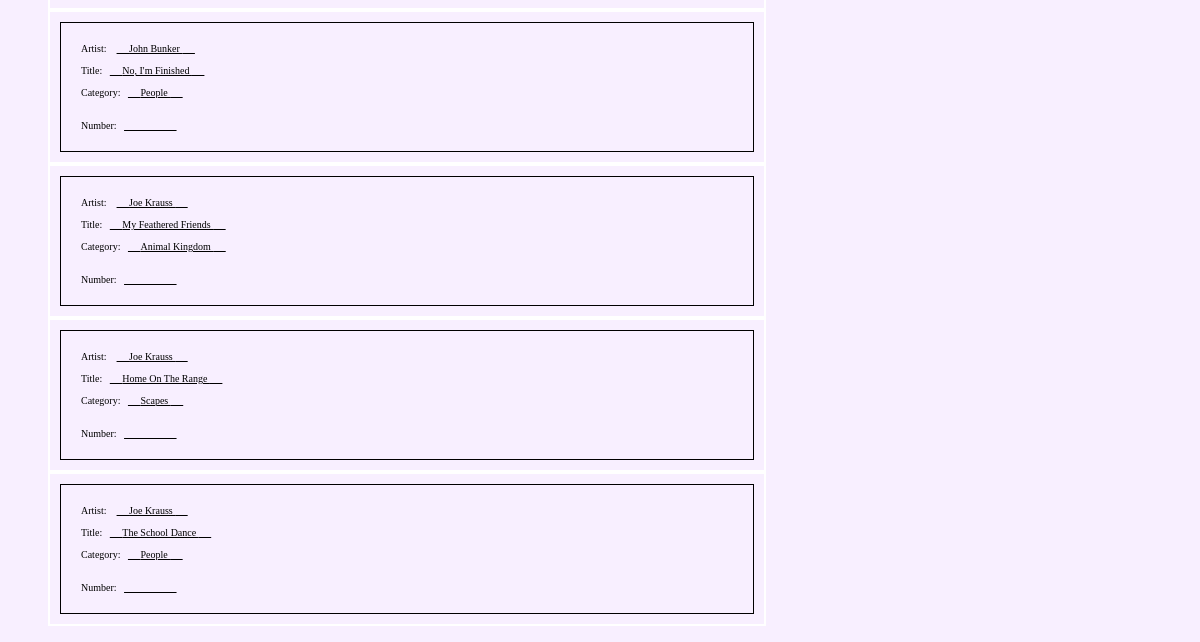
The page /show_2016/pic_backs (lower part) on the database as committed earlier.
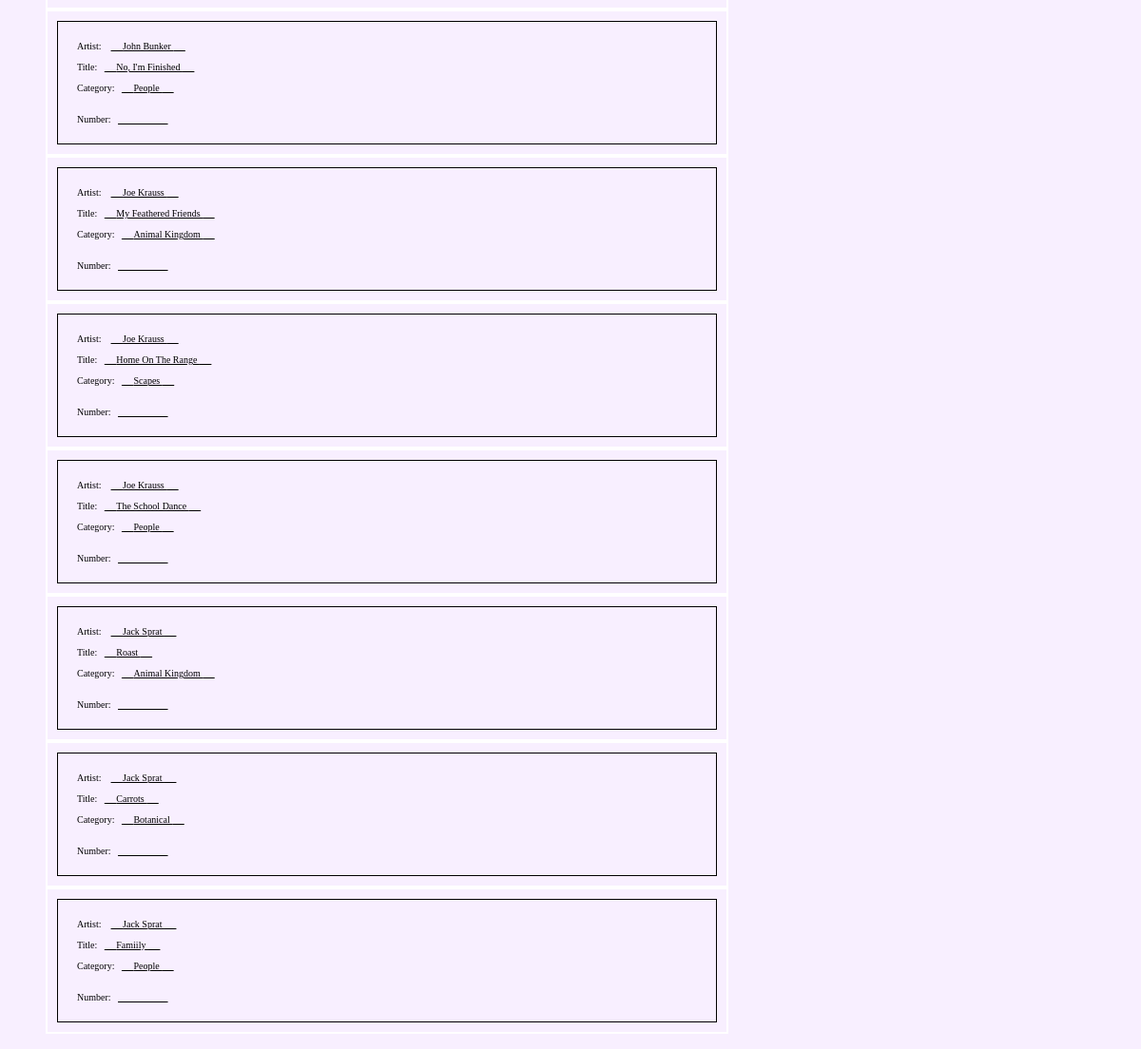
The same page on the database as committed later.
### show_2016/models.py (models this page shows, shortened)
class Entries( models.Model):
    name = models.CharField( max_length=100 )
    address = models.CharField( max_length=100 )
    city = models.CharField( max_length=100 )
    state = models.CharField( max_length=100 )
    zip = models.CharField( max_length=100 )
    email = models.CharField( max_length=100 )
    phone = models.CharField( max_length=100 )
    pic1_title = models.CharField( max_length=100 )
    pic2_title = models.CharField( max_length=100 )
    pic3_title = models.CharField( max_length=100 )
    pic4_title = models.CharField( max_length=100 )
    pic5_title = models.CharField( max_length=100 )
    pic6_title = models.CharField( max_length=100 )
    pic7_title = models.CharField( max_length=100 )
    pic8_title = models.CharField( max_length=100 )
    pic1_category = models.CharField( max_length=50, default="" )
    pic2_category = models.CharField( max_length=50, default="" )
    pic3_category = models.CharField( max_length=50, default="" )
    pic4_category = models.CharField( max_length=50, default="" )
    pic5_category = models.CharField( max_length=50, default="" )
    pic6_category = models.CharField( max_length=50, default="" )
    pic7_category = models.CharField( max_length=50, default="" )
    pic8_category = models.CharField( max_length=50, default="" )
    pic1_price = models.CharField( max_length=30, default="")
    pic2_price = models.CharField( max_length=30, default="")
    pic3_price = models.CharField( max_length=30, default="")
    pic4_price = models.CharField( max_length=30, default="")
    pic5_price = models.CharField( max_length=30, default="")
    pic6_price = models.CharField( max_length=30, default="")
    pic7_price = models.CharField( max_length=30, default="")
    pic8_price = models.CharField( max_length=30, default="")
    date = models.DateTimeField( default=timezone.now() )
    def name_string( self):
        return self.name
    def num_pics( self):
        n = 0
        if ( len( self.pic1_title) > 1):
            n = n + 1
        if ( len( self.pic2_title) > 1):
            n = n + 1
        if ( len( self.pic3_title) > 1):
            n = n + 1
        if ( len( self.pic4_title) > 1):
            n = n + 1
        if ( len( self.pic5_title) > 1):
            n = n + 1
        if ( len( self.pic6_title) > 1):
            n = n + 1
        if ( len( self.pic7_title) > 1):
            n = n + 1
        if ( len( self.pic8_title) > 1):
            n = n + 1
        return n
    def entry_fee( self):
        return self.num_pics() * 9

### show_2016/views.py (the view)
def pic_backs( request):
     piclist = build_pic_list()
     all_pics = piclist[ 'all_pics' ]
     context = { 'all_pics' : all_pics }
     return render( request, 'show_2016/pic_backs.html', context)

### show_2016/templates/show_2016/pic_backs.html (shortened to what this page needs)
{% include 'show_2016/base_start.html' %}
{% load staticfiles %}
<blockquote>
{% if all_pics %}
  {% for pic in all_pics %}
  <table class="wall">
    <tr>
      <td class="wall">
	Artist: &nbsp;&nbsp;
	<u>&nbsp;&nbsp;&nbsp;&nbsp;&nbsp;{{ pic.entrant }}
	  &nbsp;&nbsp;&nbsp;&nbsp;&nbsp;</u><br /><br />
	Title:&nbsp;&nbsp;
	<u>&nbsp;&nbsp;&nbsp;&nbsp;&nbsp;{{ pic.title|ljust:"50" }}
	  &nbsp;&nbsp;&nbsp;&nbsp;&nbsp;</u><br /><br />
	Category:&nbsp;&nbsp;
	<u>&nbsp;&nbsp;&nbsp;&nbsp;&nbsp;{{ pic.category }}
	  &nbsp;&nbsp;&nbsp;&nbsp;&nbsp;</u><br /><br /><br />
	Number:&nbsp;&nbsp;
	<u>&nbsp;&nbsp;&nbsp;&nbsp;&nbsp;&nbsp;&nbsp;&nbsp;&nbsp;&nbsp;
	</u><br />
      </td>
    </tr>
  </table>
  {% endfor %}
{% else %}
  <p>
    There are no entries yet.<br>
  </p>
{% endif %}
</blockquote>

Rows that differ between the two databases and show on the page:
added Entries: entrant "Jack Sprat" "Jack Sprat" "Jack Sprat", title "Roast" "Carrots" "Famiily", category "Animal Kingdom" "Botanical" "People"
Other text that changed with them:
new list line: "Artist: Title: Category: Number:"
